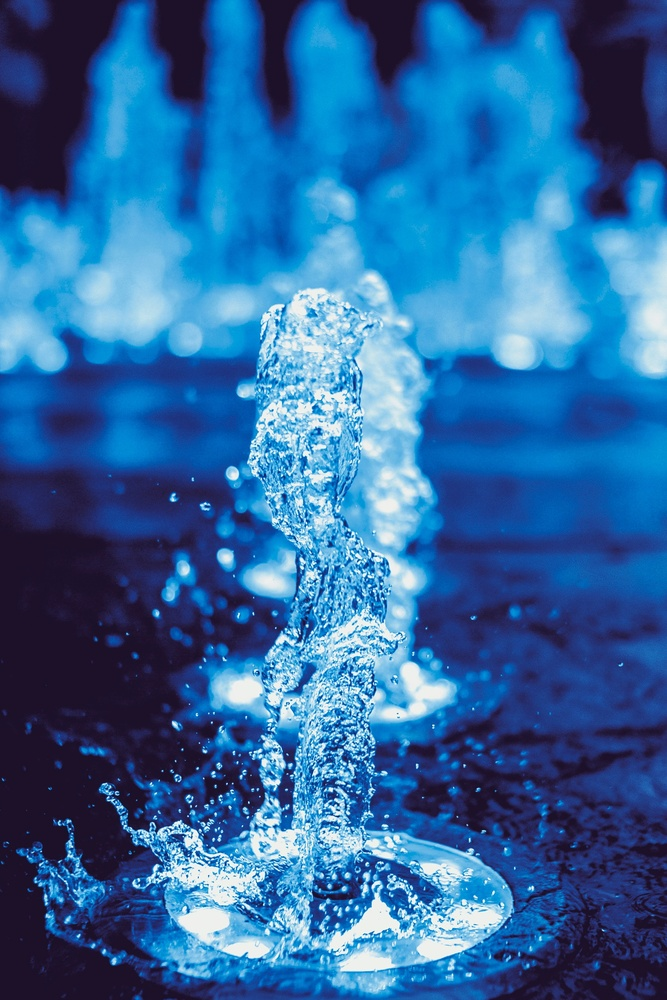
#> input picture pic3.jpg, 667 x 1000 px, shrunk from 1728 x 2592 before the run
$ python transformation.py
#> lines starting #> are read from the running program, lines starting #| are printed output that depends on the picture
import cv2
import numpy as np
img=cv2.imread('pic3.jpg')
#> img is the input picture: shape (1000, 667, 3); mean B, G, R 158.8, 103.4, 46.2
cv2.imshow('image',img)
#translation

def translate(img,x,y):
#> called with x = 100, y = 100
    transmat=np.float32([[1,0,x],[0,1,y]])
    dimensions=(img.shape[1],img.shape[0])
#> dimensions = (667, 1000)
    return cv2.warpAffine(img,transmat,dimensions)
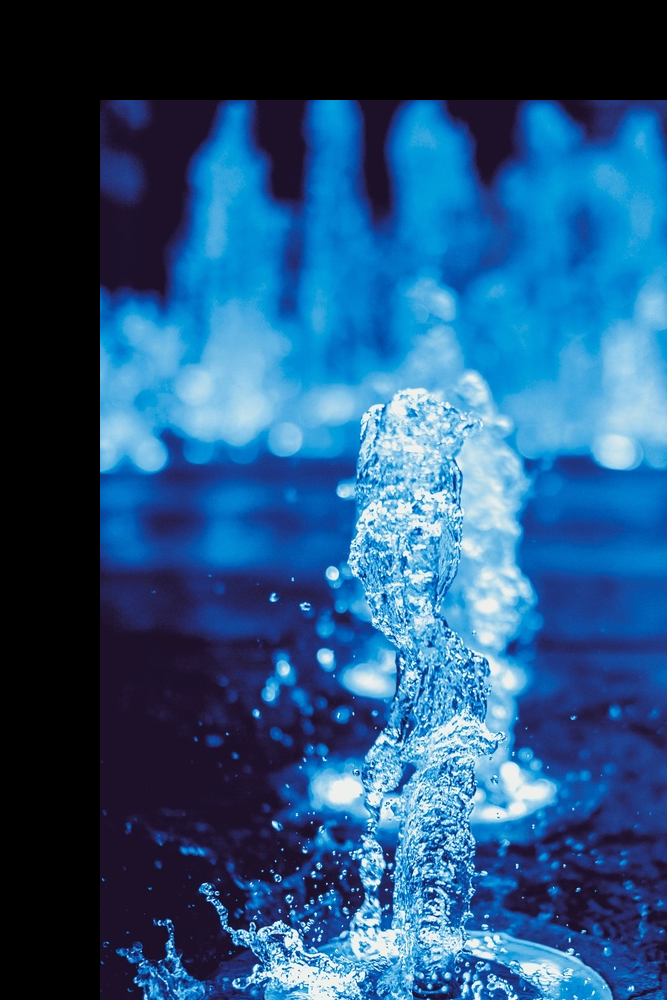
#> returned value: shape (1000, 667, 3); mean of channels 0, 1, 2 124.9, 82.5, 35.8; drawn as B, G, R
#-x --> left
#-y --> up
#x --> right
#y --> down

translated=translate(img,100,100) #shift by 100 through right and down
cv2.imshow("translated",translated)

#rotation
def rotate (img,angle,rotPoint=None):
#> called with angle = 45
    (height,width)=img.shape[:2]
#> height = 1000; width = 667
    if rotPoint is None:
        rotPoint=(width//2,height//2)
#> rotPoint = (333, 500)
    rotMat=cv2.getRotationMatrix2D(rotPoint,angle,1.09)
    dimensions=(width,height)
#> dimensions = (667, 1000)
    return cv2.warpAffine(img,rotMat,dimensions)
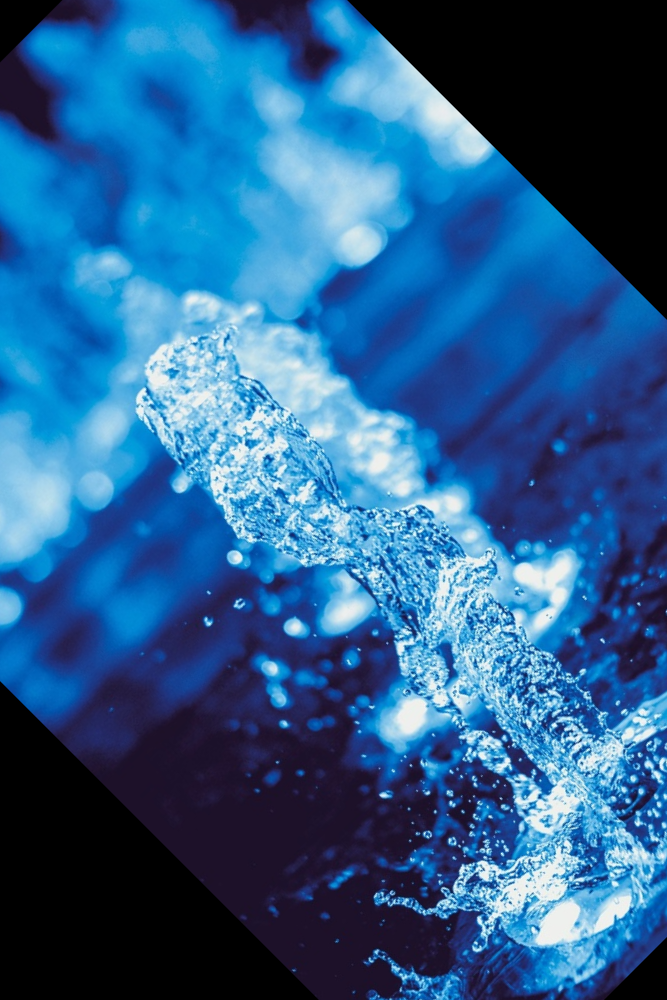
#> returned value: shape (1000, 667, 3); mean of channels 0, 1, 2 142.1, 94.7, 41.8; drawn as B, G, R
rotated=rotate(img,45)
cv2.imshow("rotated",rotated)

#flipping

flip=cv2.flip(img,0)#change value 0 to 1,-1 for horizontal and vertical flipping
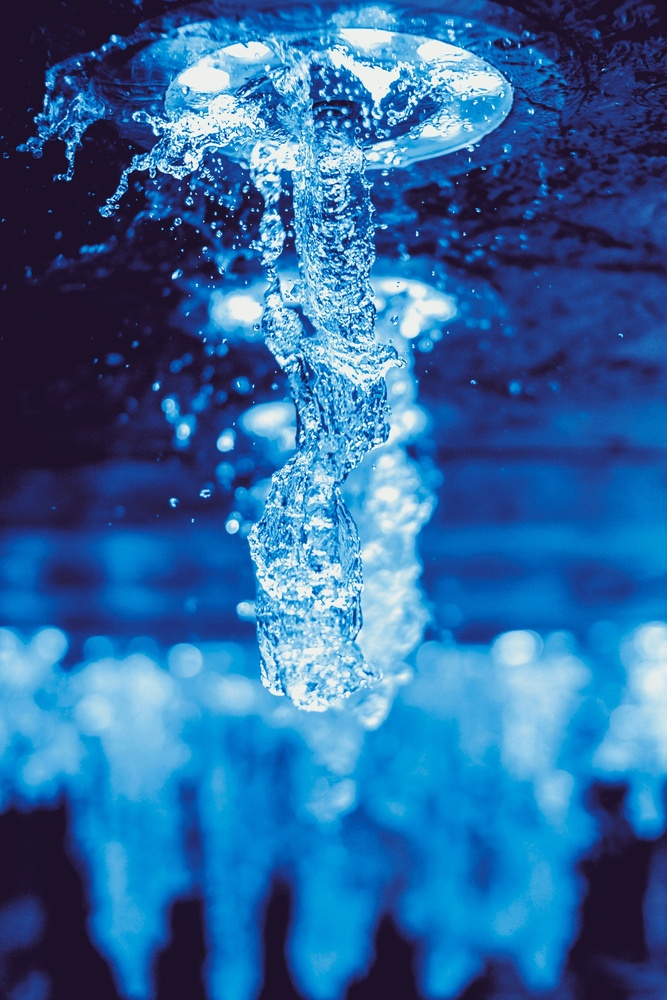
#> flip: shape (1000, 667, 3); mean B, G, R 158.8, 103.4, 46.2
cv2.imshow("flipped image",flip)


cv2.waitKey(0)

$ run again, with sujan1.jpg copied over pic3.jpg
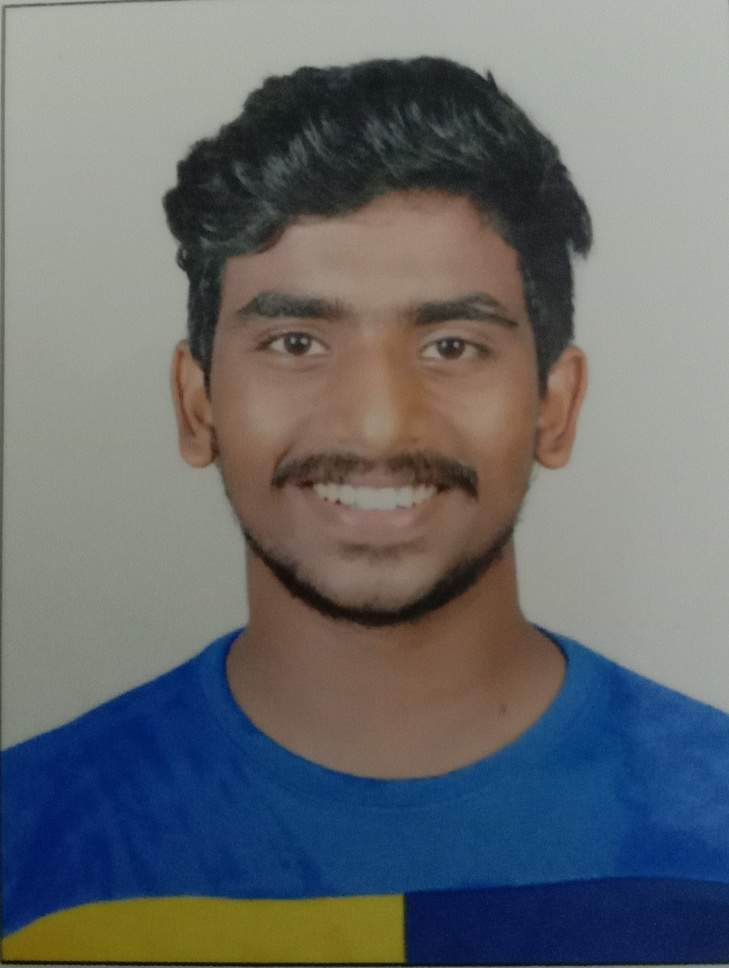
#> input picture sujan1.jpg, 729 x 968 px, shrunk from 1760 x 2336 before the run
#> img is the input picture: shape (968, 729, 3); mean B, G, R 110.6, 108.3, 104.5
#> in rotate, `return cv2.warpAffine(img,rotMat,dimensions)`:
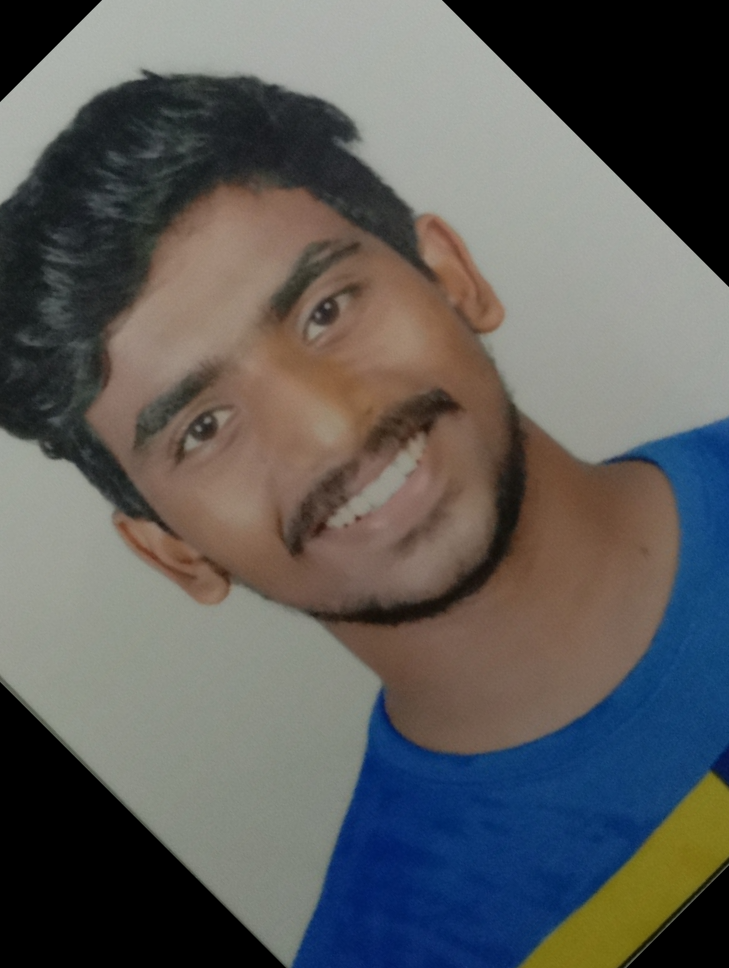
#> returned value: shape (968, 729, 3); mean of channels 0, 1, 2 90.4, 92, 92.4; drawn as B, G, R
#> `flip=cv2.flip(img,0)#change value 0 to 1,-1 for horizontal and vertica..`:
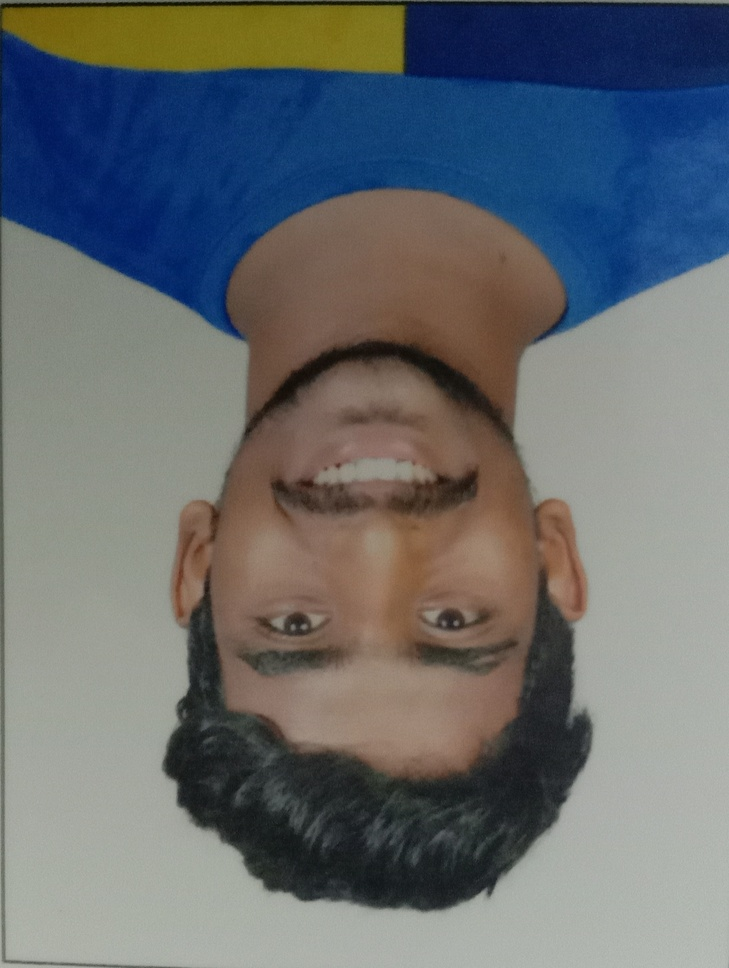
#> flip: shape (968, 729, 3); mean B, G, R 110.6, 108.3, 104.5
